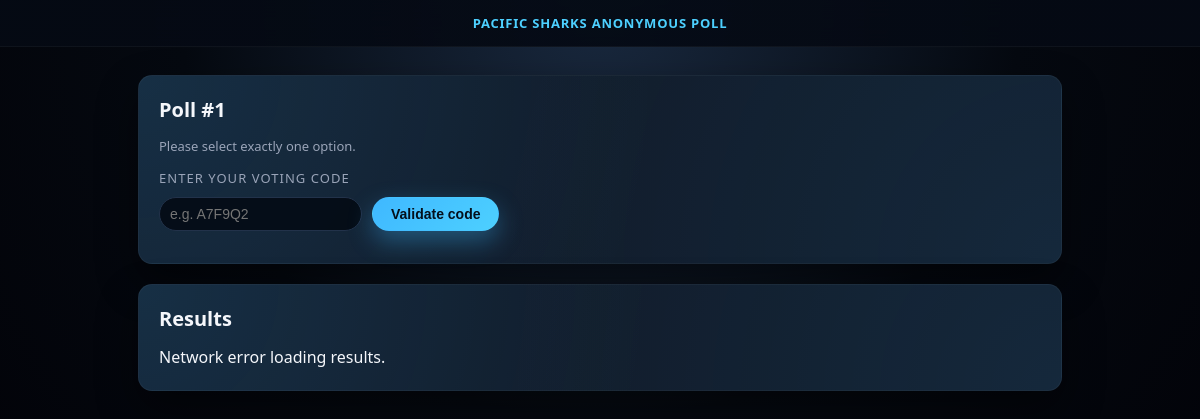
/poll/1, run on an earlier commit of the app's database.
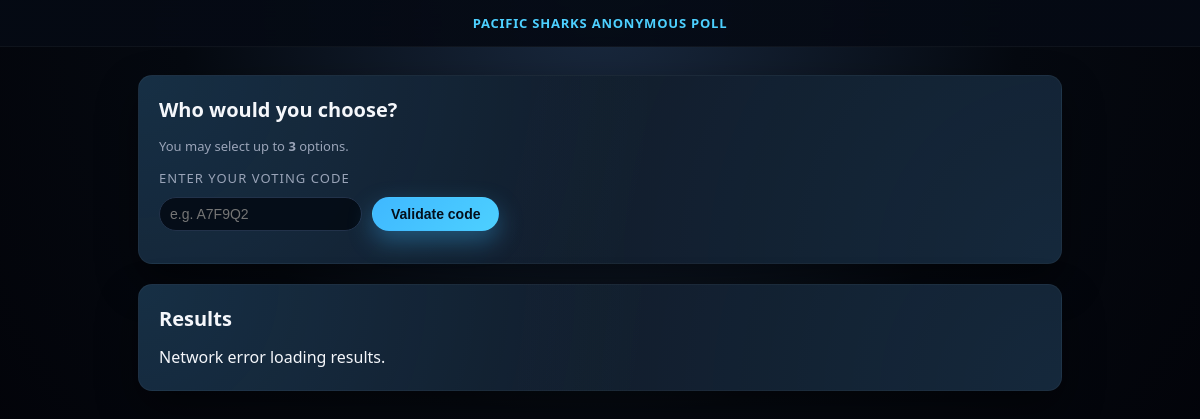
And on a later commit of the database.
### tables this page shows
CREATE TABLE polls (
    id INTEGER PRIMARY KEY AUTOINCREMENT,
    question TEXT NOT NULL,
    multiple_allowed INTEGER NOT NULL DEFAULT 0,
    max_choices INTEGER DEFAULT NULL,
    hide_results INTEGER NOT NULL DEFAULT 0
);

### backend/app.py (the view)
@app.route("/poll/<int:poll_id>")
def poll_view(poll_id):
    db = get_db()
    poll = db.execute(
        """
        SELECT id, question, multiple_allowed, max_choices, hide_results
        FROM polls
        WHERE id = ?
        """,
        (poll_id,),
    ).fetchone()
    if not poll:
        return "Poll not found", 404
    options = db.execute(
        "SELECT id, option_text FROM options WHERE poll_id = ? ORDER BY id", (poll_id,)
    ).fetchall()
    return render_template("poll.html", poll=poll, options=options)

### backend/app.py (called while the page is built)
def get_db():
    if "db" not in g:
        g.db = sqlite3.connect(DB_PATH)
        g.db.row_factory = sqlite3.Row
    return g.db

### frontend/templates/poll.html (shortened to what this page needs)
<!doctype html>
<html lang="en">
  <head>
    <link
      rel="stylesheet"
      href="{{ url_for('static', filename='style.css') }}"
    />
  </head>
  <body class="page">
    <header class="top-bar">
      <div class="brand">Pacific Sharks Anonymous Poll</div>
    </header>
    <main class="content">
      <section class="card">
        <h1 class="card-title">{{ poll.question }}</h1>
        {% if poll.multiple_allowed %}
        <p class="muted">
          You may select {% if poll.max_choices %} up to
          <strong>{{ poll.max_choices }}</strong> options. {% else %} multiple
          options. {% endif %}
        </p>
        {% else %}
        <p class="muted">Please select exactly one option.</p>
        {% endif %}
        <div class="field-label">Enter your voting code</div>
        <div class="field-row">
          <input
            type="text"
            id="code-input"
            class="field-input-inline"
            placeholder="e.g. A7F9Q2"
          />
          <button id="validate-code" class="btn btn-primary" type="button">
            Validate code
          </button>
        </div>
      </section>
      <section class="card">
        <h2 class="card-title">Results</h2>
        <div class="results" id="results"></div>
      </section>
    </main>
  </body>
</html>

### frontend/static/style.css (style rules this page uses)
:root { --bg: #0b1724; --bg-card: #111c2b; --bg-card-soft: #152235; --accent: #3fb8ff; --accent-soft: rgba(63, 184, 255, 0.15); --accent-strong: #4dd0ff; --text: #f5f7fb; --text-muted: #9aa4b8; --border-soft: #22324a; --danger: #ff6b81; --success: #4caf50; --shadow-soft: 0 18px 40px rgba(0, 0, 0, 0.45); --radius-card: 14px; --radius-pill: 999px; --transition-fast: 0.18s ease-out; }
* { box-sizing: border-box; }
body.page { margin: 0; font-family: system-ui, -apple-system, BlinkMacSystemFont, "Segoe UI", sans-serif; background: radial-gradient(circle at top, #1a2a40 0, #050910 55%, #020309 100%); color: var(--text); }
.top-bar { display: flex; justify-content: center; align-items: center; padding: 14px 32px; border-bottom: 1px solid rgba(255, 255, 255, 0.04); background: linear-gradient(to right, rgba(5, 10, 20, 0.95), rgba(5, 10, 20, 0.9)); backdrop-filter: blur(16px); position: sticky; top: 0; z-index: 20; }
.brand { font-weight: 700; letter-spacing: 0.06em; text-transform: uppercase; font-size: 13px; color: var(--accent-strong); }
.content { max-width: 960px; margin: 28px auto 40px; padding: 0 18px 40px; display: flex; flex-direction: column; gap: 20px; }
.card { background: radial-gradient(circle at top left, rgba(63, 184, 255, 0.12), transparent 55%), radial-gradient(circle at bottom right, rgba(63, 184, 255, 0.08), transparent 60%), var(--bg-card); border-radius: var(--radius-card); padding: 20px 20px 22px; border: 1px solid rgba(255, 255, 255, 0.04); box-shadow: var(--shadow-soft); }
.card-title { margin: 0 0 14px; font-size: 20px; }
.field-label { font-size: 13px; text-transform: uppercase; letter-spacing: 0.08em; color: var(--text-muted); margin: 14px 0 6px; }
.field-input-inline { padding: 8px 10px; border-radius: 999px; border: 1px solid var(--border-soft); background: rgba(4, 10, 20, 0.9); color: var(--text); font-size: 14px; outline: none; min-width: 140px; }
.field-row { display: flex; align-items: center; gap: 10px; margin: 10px 0; }
.btn { border-radius: var(--radius-pill); border: 1px solid transparent; padding: 8px 18px; font-size: 14px; font-weight: 600; cursor: pointer; transition: var(--transition-fast); display: inline-flex; align-items: center; justify-content: center; gap: 6px; }
.btn-primary { background: linear-gradient(135deg, var(--accent), var(--accent-strong)); color: #04101c; box-shadow: 0 10px 24px rgba(63, 184, 255, 0.35); }
.results { margin-top: 8px; }
.muted { color: var(--text-muted); font-size: 13px; }

What changed in the data, as far as the page shows it:
changed polls: question "Poll #1" → "Who would you choose?"; multiple_allowed 0 → 1 (drawn); max_choices (not shown) → "3"
Also different on the page:
text no longer shown: "Please select exactly one option."
text now shown: "You may select up to options."
